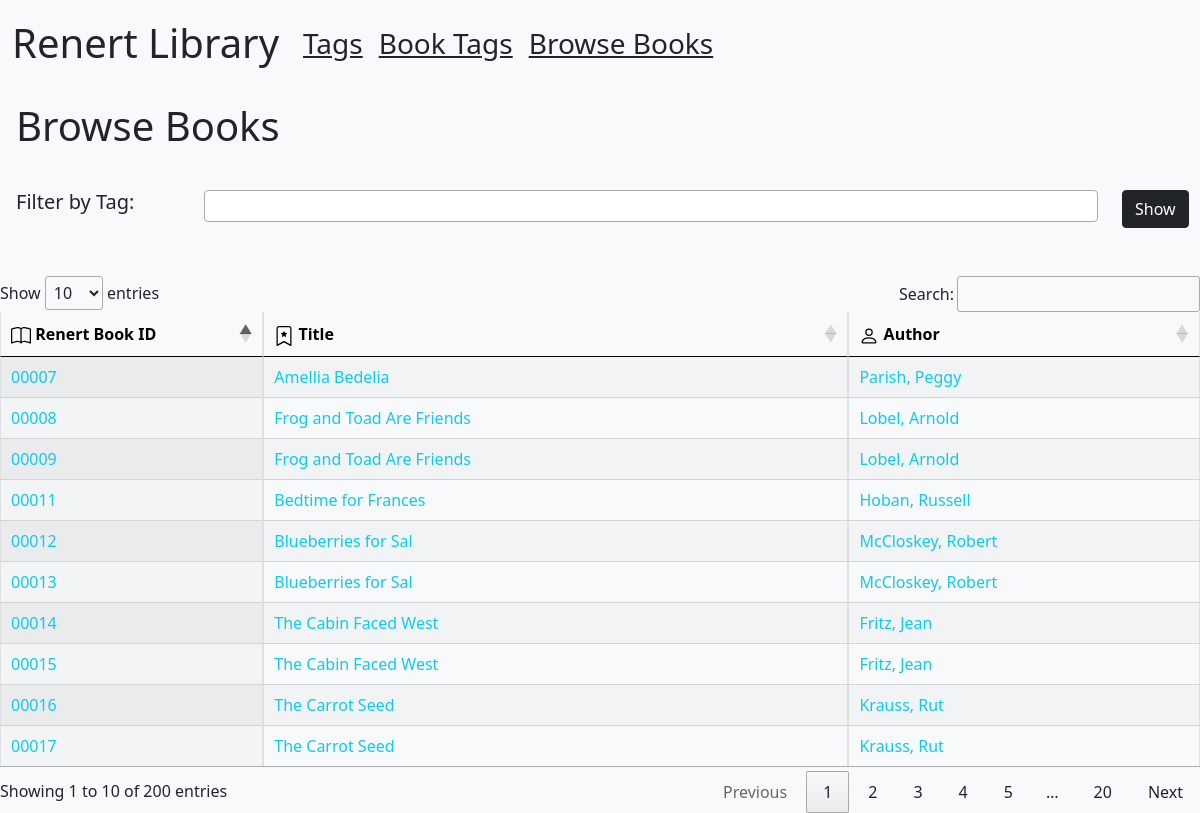
The app's page /browse, older data.
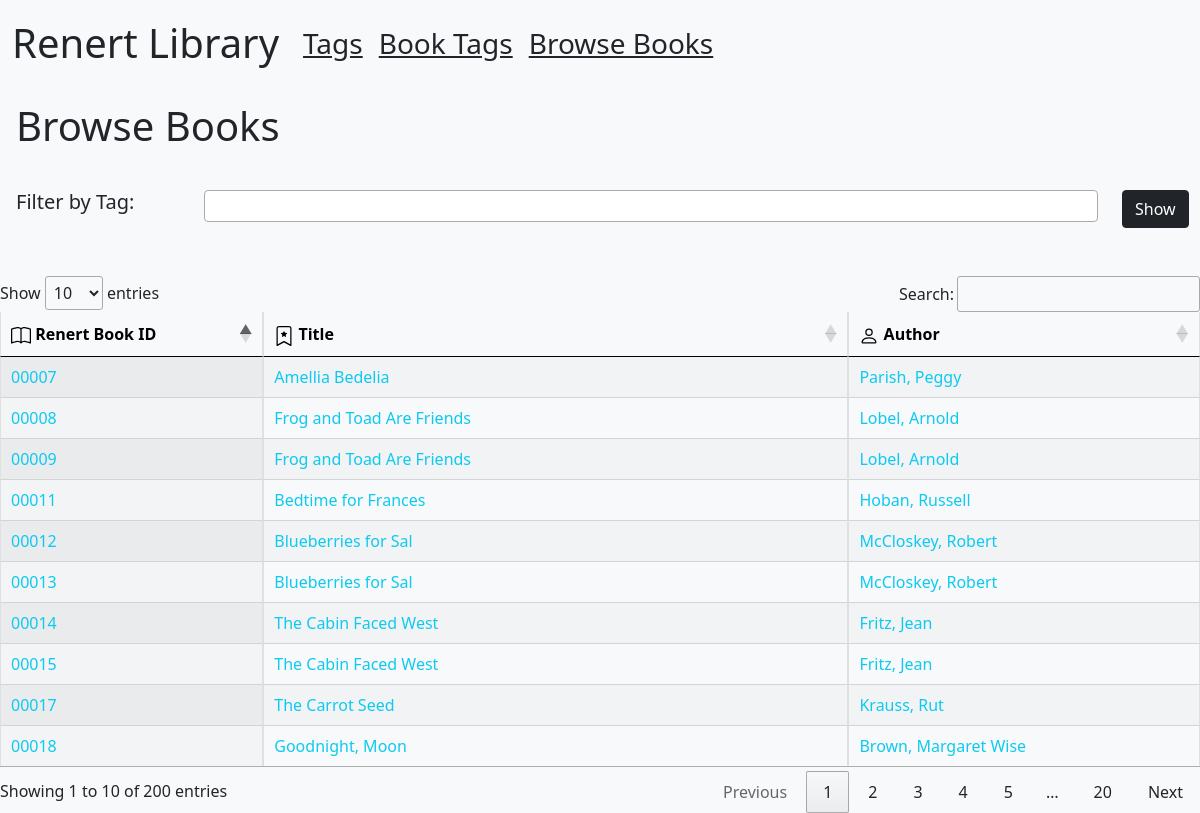
The same page, newer data.
### tables this page shows
CREATE TABLE [library_books] (
   [id] INTEGER PRIMARY KEY,
   [renert_id] TEXT,
   [title] TEXT,
   [author] TEXT,
   [divisions] TEXT,
   [reading_program] TEXT,
   [notes] TEXT,
   [fp_reading_level] TEXT,
   [created_at] TEXT,
   [updated_at] TEXT
);

### app.py (the view)
@app.route("/browse", methods=["GET", "POST"])
def browse():
    books200 = db.session.execute("select * from library_books limit 200")
    books200 = [dict(x) for x in books200]
    tags = db.session.execute("select * from library_tags")
    tags = [dict(x) for x in tags]
    return render_template("browse.html", books=books200, tags=tags)

### templates/browse.html (shortened to what this page needs)
{% extends 'layout.html'%}
{% import "bootstrap/wtf.html" as wtf %}
{%block content%}
<h1 class=m-3>Browse Books</h1>
<br>
<div class="row">
    <div class="col-2"><h5 class="ms-3">Filter by Tag:</h5></div>
        <div class="col-1"><button type="submit" onclick="return false;" class="btn btn-dark show">Show</button></div>
</div>
<br>
<br>
<table class="table table-hover table-light table-bordered display" id="bookList">
    <thead>
        <tr>
            <th scope="col"> Renert Book ID</th>
            <th scope="col"> Title</th>
            <th scope="col"> Author</th>
        </tr>
    </thead>
    <tbody class="table-group-divider border-top-dark">
        {% for a in books %}
                <tr>
                    <td class="id">
                        <a href="/books/{{a.renert_id}}" class="text-decoration-none text-info id"> {{a.renert_id}} </a>
                    </td>
                    <td>
                        <a href="/books/{{a.renert_id}}" class="text-decoration-none text-info">{{a.title}}</a>
                    </td>
                    <td>
                        <a href="/authors/{{a.author}}" class="text-decoration-none text-info"> {{a.author}} </a>
                    </td>
                </tr>
        {% endfor %}
    </tbody>
</table>
{%endblock%}

Row changes from the older to the newer data that the page shows:
removed library_books: renert_id "00016", title "The Carrot Seed", author "Krauss, Rut"
now on this page (row unchanged): library_books: renert_id "00018", title "Goodnight, Moon", author "Brown, Margaret Wise"
